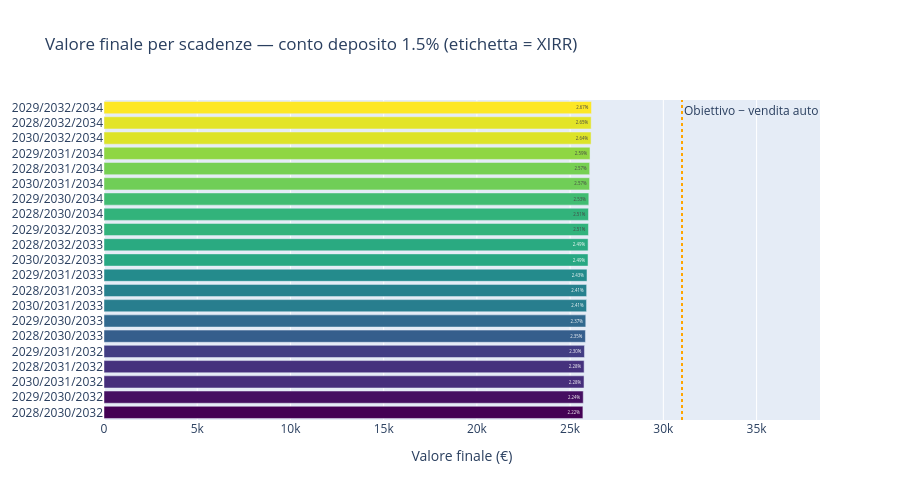

This figure's notebook cell:
### Code cell
fig = go.Figure(go.Bar(
    y=mid["Scadenze"], x=mid["Valore finale"], orientation="h", text=mid["XIRR"].map("{:.2%}".format),
    marker=dict(color=mid["XIRR"], colorscale="Viridis")))
fig.add_vline(x=TARGET - CAR_SALE, line_dash="dot", line_color="orange", annotation_text="Obiettivo − vendita auto")
fig.update_layout(title=f"Valore finale per scadenze — conto deposito {CASH_RETURN:.1%} (etichetta = XIRR)",
                  xaxis_title="Valore finale (€)", yaxis=dict(autorange="reversed"), height=500)
fig.show()

### Figure 1 — Plotly figure (JSON) as saved in the notebook; plotly's stock layout.template omitted (floating-point values rounded to 4 significant figures)
{"data": [{"marker": {"color": [0.02666, 0.02648, 0.02644, 0.0259, 0.02572, 0.02568, 0.02527, 0.02509, 0.02509, 0.02491, 0.02487, 0.02433, 0.02415, 0.02411, 0.02369, 0.02352, 0.02301, 0.02283, 0.02279, 0.02237, 0.02219], "colorscale": [[0, "#440154"], [0.1111, "#482878"], [0.2222, "#3e4989"], [0.3333, "#31688e"], [0.4444, "#26828e"], [0.5556, "#1f9e89"], [0.6667, "#35b779"], [0.7778, "#6ece58"], [0.8889, "#b5de2b"], [1, "#fde725"]]}, "orientation": "h", "text": ["2.67%", "2.65%", "2.64%", "2.59%", "2.57%", "2.57%", "2.53%", "2.51%", "2.51%", "2.49%", "2.49%", "2.43%", "2.41%", "2.41%", "2.37%", "2.35%", "2.30%", "2.28%", "2.28%", "2.24%", "2.22%"], "type": "bar", "x": [26150.0, 26130.0, 26120.0, 26070.0, 26050.0, 26040.0, 26000.0, 25980.0, 25980.0, 25960.0, 25960.0, 25900.0, 25890.0, 25880.0, 25840.0, 25820.0, 25770.0, 25750.0, 25750.0, 25700.0, 25690.0], "y": ["2029/2032/2034", "2028/2032/2034", "2030/2032/2034", "2029/2031/2034", "2028/2031/2034", "2030/2031/2034", "2029/2030/2034", "2028/2030/2034", "2029/2032/2033", "2028/2032/2033", "2030/2032/2033", "2029/2031/2033", "2028/2031/2033", "2030/2031/2033", "2029/2030/2033", "2028/2030/2033", "2029/2031/2032", "2028/2031/2032", "2030/2031/2032", "2029/2030/2032", "2028/2030/2032"]}], "layout": {"annotations": [{"showarrow": false, "text": "Obiettivo − vendita auto", "x": 31000, "xanchor": "left", "xref": "x", "y": 1, "yanchor": "top", "yref": "y domain"}], "height": 500, "shapes": [{"line": {"color": "orange", "dash": "dot"}, "type": "line", "x0": 31000, "x1": 31000, "xref": "x", "y0": 0, "y1": 1, "yref": "y domain"}], "title": {"text": "Valore finale per scadenze — conto deposito 1.5% (etichetta = XIRR)"}, "xaxis": {"title": {"text": "Valore finale (€)"}}, "yaxis": {"autorange": "reversed"}}}
